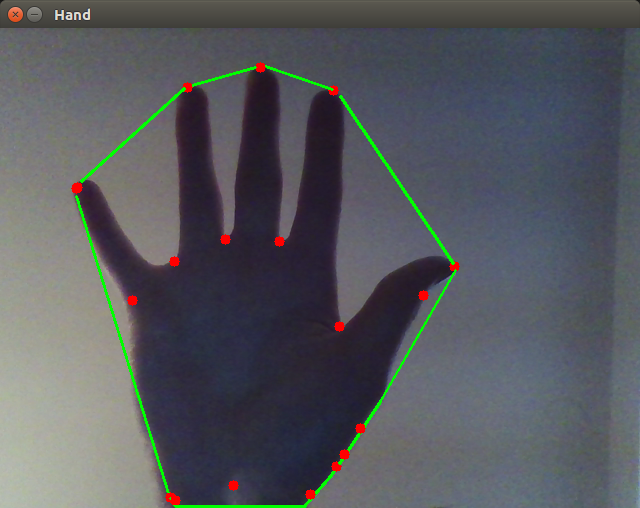
#> input picture hand_tests/sample_hands/hand01.png, 640 x 508 px, given in place of the camera
$ python capture_test.py   (older library calls are emulated)
#> lines starting #> are read from the running program, lines starting #| are printed output that depends on the picture; after the words box and inside, x2 and y2 are one past the last pixel; in counts of white or black regions, pixels touching at a corner belong together
'''
Sample code taken from creat-tabu.blogspot.ro
Modified Sample code and written for new purpose
Author: Zachary Moore github.com/zsmoore
'''


import cv2
import numpy as np
import time

#first capture video
cap = cv2.VideoCapture(0)
while(cap.isOpened()):
    ret, img = cap.read()
#> img is the input picture: shape (508, 640, 3); mean B, G, R 93.7, 88.8, 86.5
    cv2.imshow('input', img)
    k = cv2.waitKey(10)
#> (key Esc is pressed here)
    if k == 27:
        break

#now grayscale and blur image to isolate contour
gray = cv2.cvtColor(img, cv2.COLOR_BGR2GRAY)
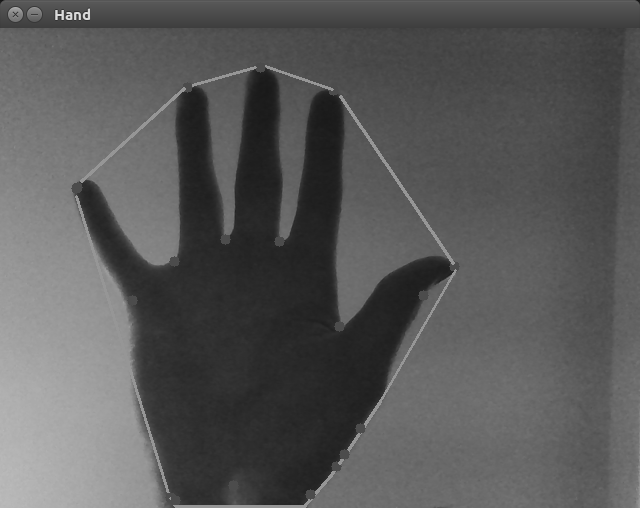
#> gray: shape (508, 640); min 21, max 219, mean 88.6
blur = cv2.GaussianBlur(gray,(5,5),0)

ret, thresh1 = cv2.threshold(blur, 70, 255, cv2.THRESH_BINARY_INV)
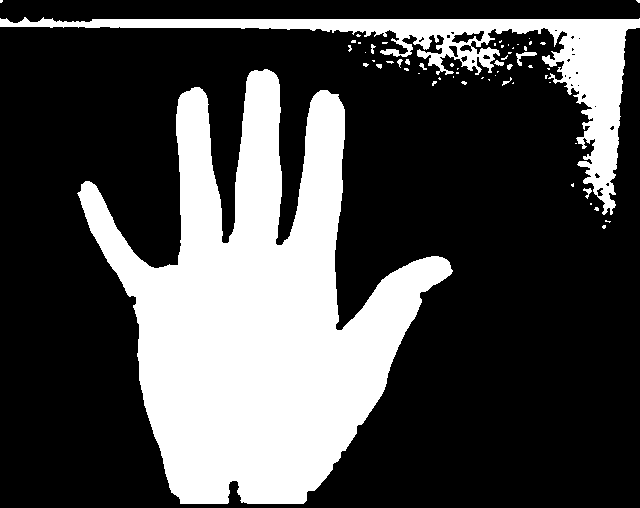
#> thresh1: shape (508, 640); 29.3% white; 59 white regions (47 under 20 px)


#find contours
image, contours, hierarchy = cv2.findContours(thresh1, cv2.RETR_TREE, cv2.CHAIN_APPROX_SIMPLE)
#> contours = 85 contours, 73 with area under 20; largest, box (x1, y1, x2, y2) and area: (77, 69, 453, 504) 77114, (0, 17, 640, 215) 15478, (451, 30, 485, 44) 234, (516, 52, 537, 66) 71, (448, 45, 459, 58) 69


#get largest contour
max_area = 0
for i in range(len(contours)):
    cnt = contours[i]
    area = cv2.contourArea(cnt)
    if area > max_area:
        max_area = area
        ci = i
#> this loop made 85 passes
#> (area, max_area) on passes 5, 22: (27.5, 27.5), (77114.5, 77114.5)
#> area on passes 33, 38, 57, 58, 60: 25.5, 71, 15478.5, 41.5, 21
#> after the loop, ci = 21; max_area = 77114.5

cnt = contours[ci]
#> cnt = contour of 799 points, box (x1, y1, x2, y2) (77, 69, 453, 504), area 77114

hull = cv2.convexHull(cnt)
#> hull = contour of 24 points, box (x1, y1, x2, y2) (77, 69, 453, 504), area 109785

#draw red and black on image
drawing = np.zeros(img.shape, np.uint8)

cv2.drawContours(drawing, [cnt], 0, (0, 255, 0), 2)
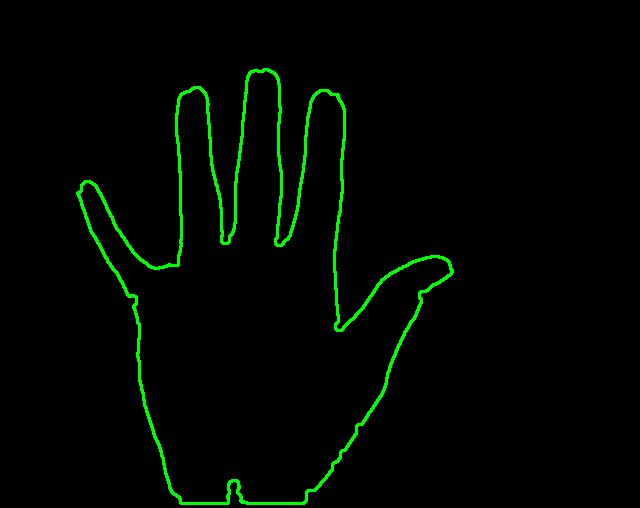
#> drawing: shape (508, 640, 3); mean of channels 0, 1, 2 0, 5.9, 0; drawn as B, G, R
cv2.drawContours(drawing, [hull], 0, (0, 0, 255), 2)
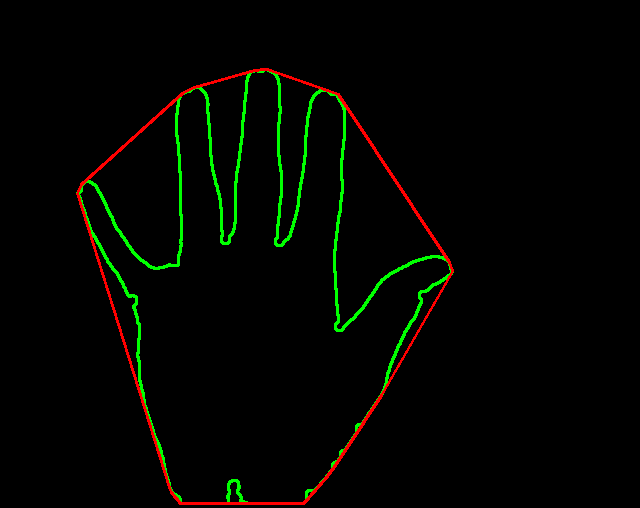
#> drawing: shape (508, 640, 3); 1.13% of pixels changed, all inside (x1, y1, x2, y2) = (76, 68, 454, 505); drawn as B, G, R

#find defects
hull = cv2.convexHull(cnt, returnPoints = False)
#> hull = 24 values, max 798 at index 0, min 0 at index 23, mean 395.3
defects = cv2.convexityDefects(cnt, hull)
#> defects = 21 rows, first 6: [0, 4, 1, 459], [4, 92, 45, 40726], [92, 94, 93, 162], [94, 101, 96, 423], [101, 210, 132, 31856], [210, 214, 211, 624]

#plot defects
mind = 0
maxd = 0
i = 0
for i in range(defects.shape[0]):
    s, e, f, d = defects[i, 0]
    start = tuple(cnt[s][0])
    end = tuple(cnt[e][0])
    far = tuple(cnt[f][0])
    dist = cv2.pointPolygonTest(cnt, (0,0), True)
    cv2.line(img, start, end, [0, 255, 0], 2)
    cv2.circle(img, far, 5, [0, 0, 255], -1)
    print(i)
#> this loop made 21 passes
#> (s, e, f, d, start, end, far) on passes 1 to 12: (0, 4, 1, 459, (264, 69), (254, 70), (262, 71)), (4, 92, 45, 40726, (254, 70), (194, 87), (227, 243)), (92, 94, 93, 162, (194, 87), (191, 88), (193, 88)), (94, 101, 96, 423, (191, 88), (182, 93), (189, 91)), (101, 210, 132, 31856, (182, 93), (81, 184), (177, 265)), (210, 214, 211, 624, (81, 184), (77, 193), (81, 190)), (214, 377, 295, 6464, (77, 193), (169, 487), (136, 297)), (377, 381, 380, 190, (169, 487), (171, 492), (171, 490)), (381, 390, 387, 775, (171, 492), (180, 503), (179, 497)), (390, 431, 406, 5888, (180, 503), (303, 503), (232, 480)), (432, 436, 433, 1349, (306, 500), (320, 484), (306, 492)), (436, 438, 437, 167, (320, 484), (326, 477), (320, 483))
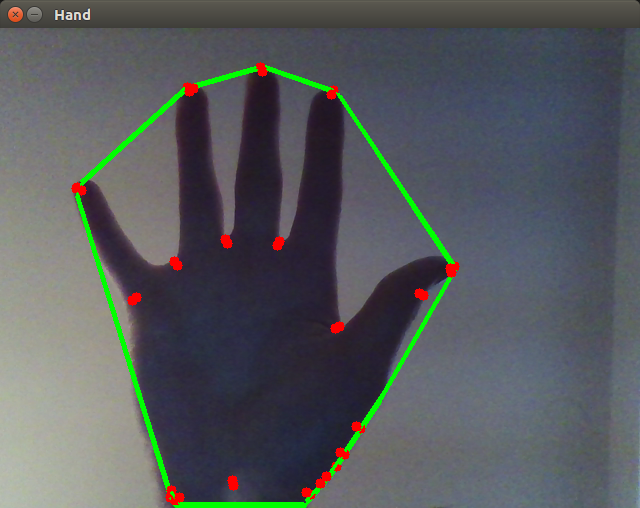
#> img: shape (508, 640, 3); 1.12% of pixels changed, all inside (x1, y1, x2, y2) = (76, 68, 457, 505)

cv2.imshow("Hand", img)
cv2.waitKey(0)

$ run again, on hand_tests/sample_hands/hand02.png
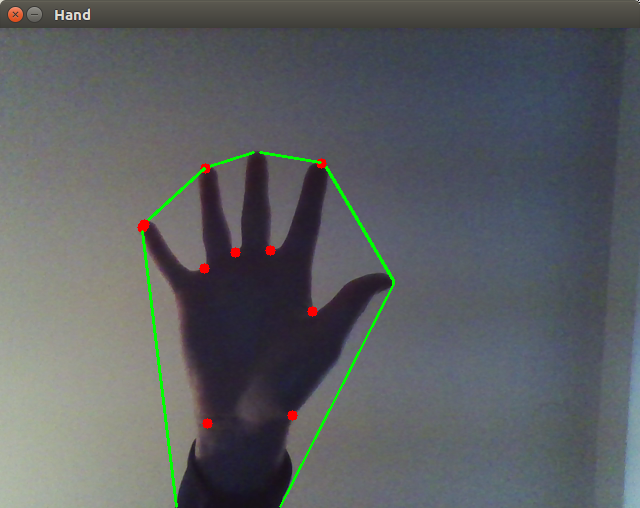
#> input picture hand_tests/sample_hands/hand02.png, 640 x 508 px, given in place of the camera
#> img is the input picture: shape (508, 640, 3); mean B, G, R 97.9, 95.2, 92
#> `ret, thresh1 = cv2.threshold(blur, 70, 255, cv2.THRESH_BINARY_INV)`:
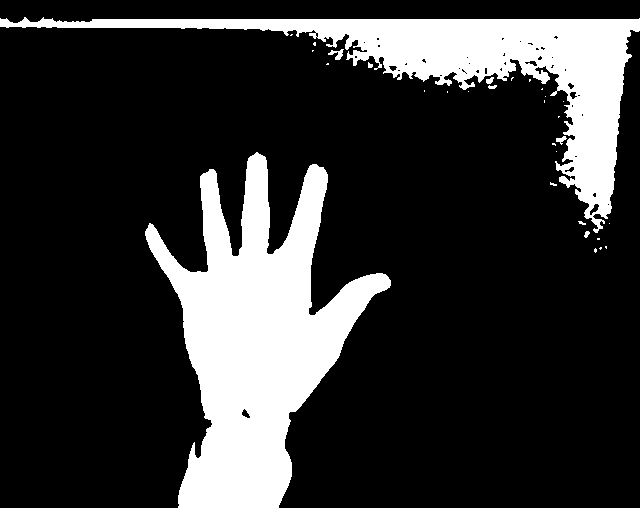
#> thresh1: shape (508, 640); 20.1% white; 31 white regions (23 under 20 px)
#> contours = 74 contours, 62 with area under 20; largest, box (x1, y1, x2, y2) and area: (145, 152, 391, 508) 38550, (0, 17, 640, 233) 24975, (589, 203, 600, 216) 60, (328, 49, 344, 60) 56, (241, 408, 251, 419) 51
#> the loop `for i in range(len(contours)):` made 74 passes
#> (area, max_area) on pass 9: (38549.5, 38549.5)
#> after the loop `for i in range(len(contours)):`: ci = 8; max_area = 38549.5
#> `cnt = contours[ci]`: cnt = contour of 618 points, box (x1, y1, x2, y2) (145, 152, 391, 508), area 38550
#> `hull = cv2.convexHull(cnt)`: hull = contour of 15 points, box (x1, y1, x2, y2) (145, 152, 391, 508), area 61532
#> `hull = cv2.convexHull(cnt, returnPoints = False)`: hull = [617, 529, 527, 525, 442, 441, 439, 306, 305, 137, 136, 130, 67, 62, 0]
#> defects = [[0, 62, 25, 23382], [62, 67, 64, 355], [67, 130, 86, 19118], [130, 136, 133, 229], [137, 305, 243, 11231], [306, 439, 359, 8554], [439, 441, 440, 114], [442, 525, 480, 22370], [525, 527, 526, 142], [527, 529, 528, 403], [529, 617, 590, 25027]]
#> the loop `for i in range(defects.shape[0]):` made 11 passes
#> (s, e, f, d, start, end, far) on passes 1 to 7: (0, 62, 25, 23382, (256, 152), (209, 169), (237, 256)), (62, 67, 64, 355, (209, 169), (203, 173), (207, 172)), (67, 130, 86, 19118, (203, 173), (149, 223), (206, 272)), (130, 136, 133, 229, (149, 223), (145, 231), (148, 227)), (137, 305, 243, 11231, (145, 235), (178, 507), (212, 423)), (306, 439, 359, 8554, (278, 507), (389, 287), (288, 413)), (439, 441, 440, 114, (389, 287), (390, 285), (389, 286))
#> after the loop `for i in range(defects.shape[0]):`:
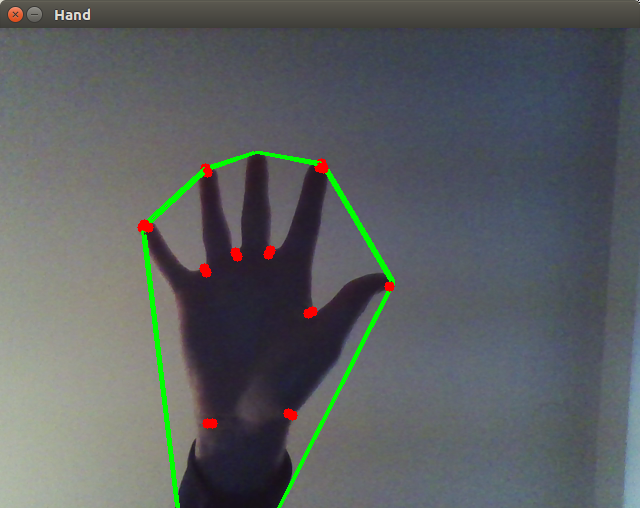
#> img: shape (508, 640, 3); 0.7% of pixels changed, all inside (x1, y1, x2, y2) = (144, 151, 395, 508)
